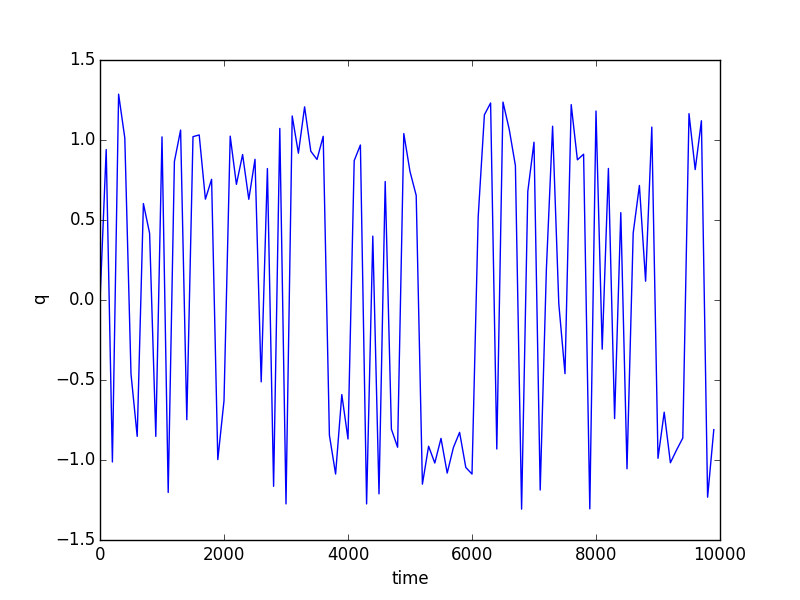

Generate this figure with Python:
import numpy as np
import matplotlib.pyplot as plt

a = np.genfromtxt('data.txt')
plt.plot(a[:,0],a[:,1])
plt.xlabel('time')
plt.ylabel('q')
plt.savefig('2iv.png')
#plt.show()
